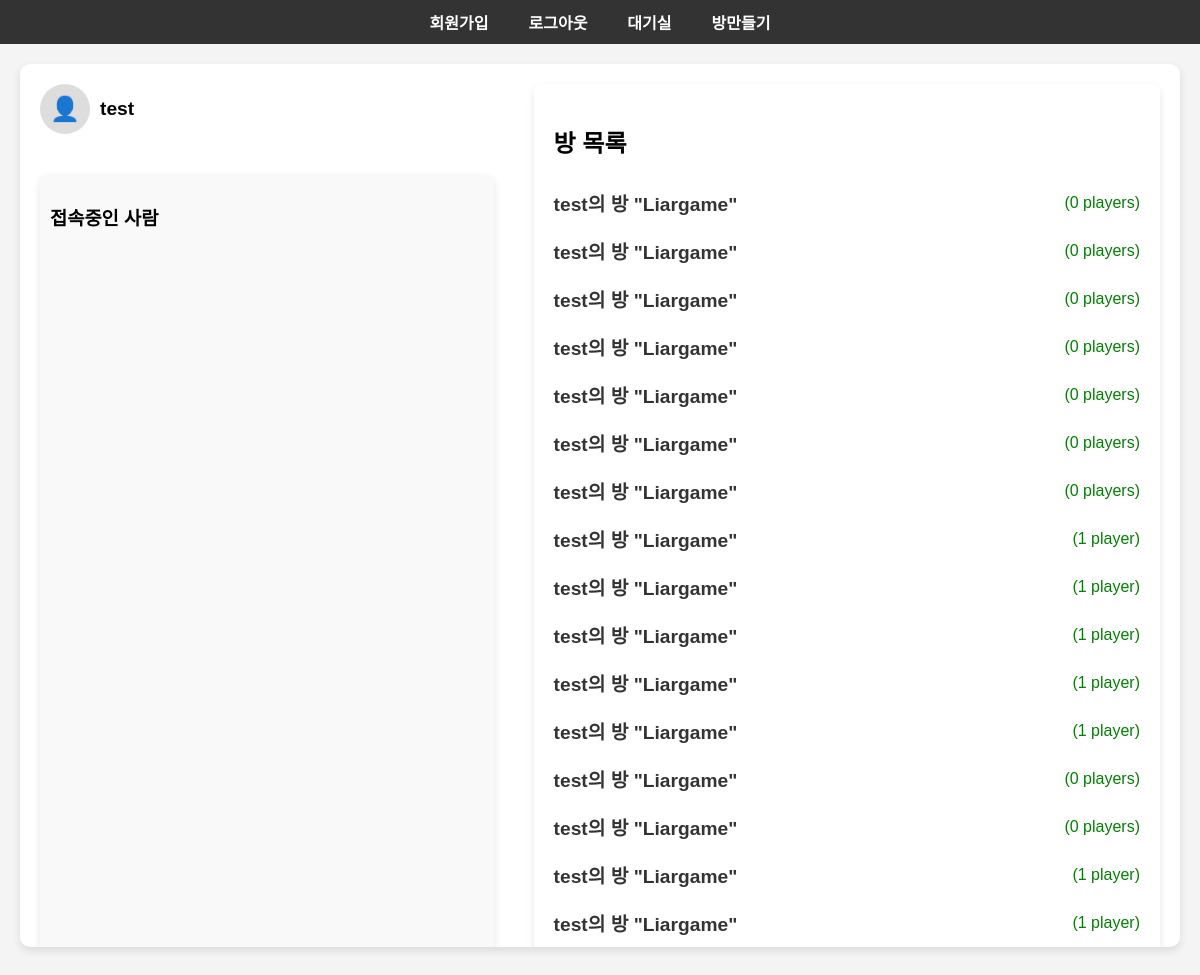
The app's page /liargame/game/ (signed in), older data.
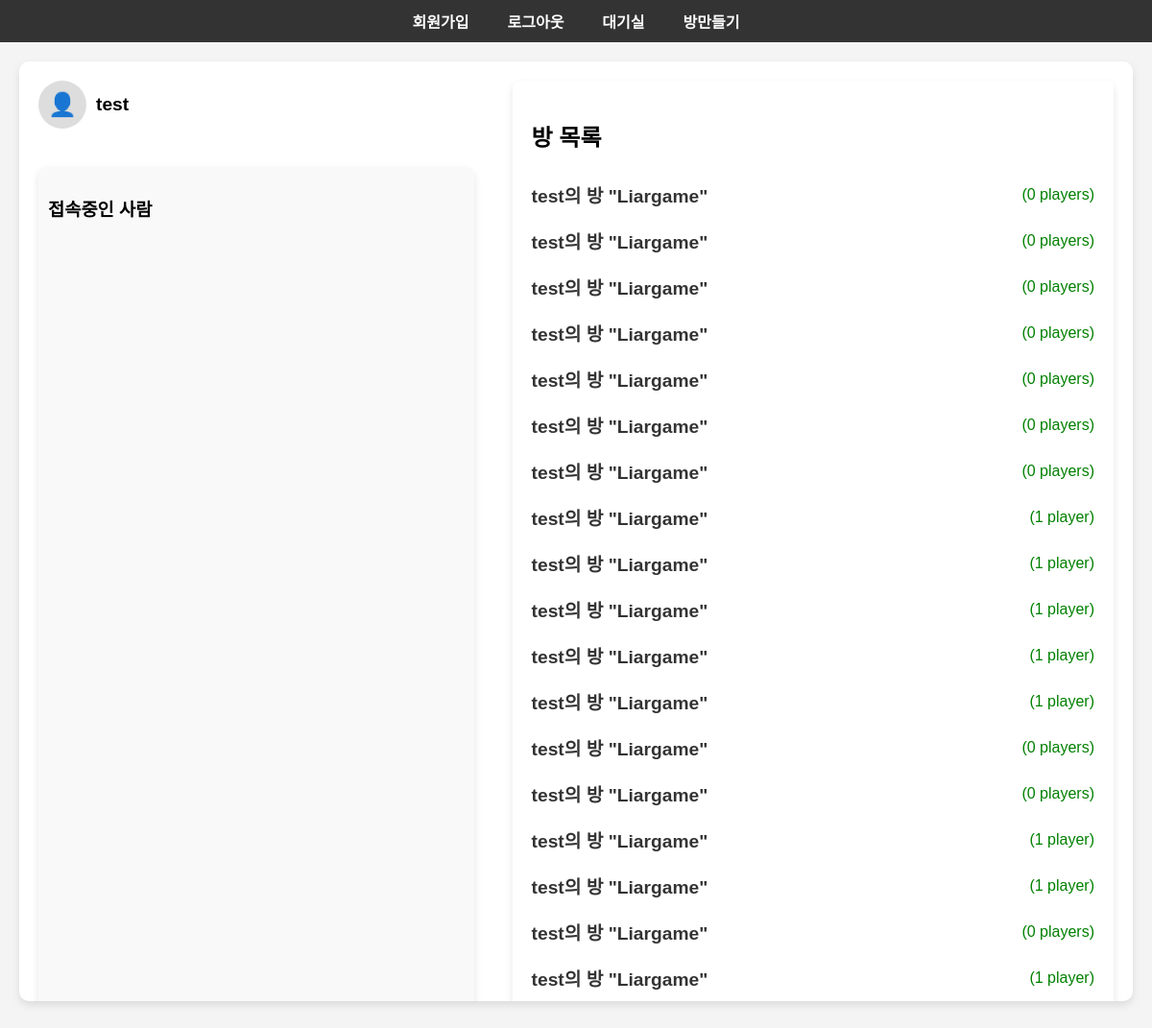
The same page, newer data.
### liargame/models.py (models this page shows, shortened)
class Room(models.Model):
    room_number = models.AutoField(primary_key=True)
    game_type = models.CharField(max_length=100)
    created_at = models.DateTimeField(auto_now_add=True)
    owner = models.ForeignKey('CustomUser', on_delete=models.CASCADE, null=True, blank=True, related_name='owned_rooms')
    players = models.ManyToManyField('CustomUser', related_name='rooms', blank=True)  # 플레이어들

class CustomUser(AbstractUser):
    nickname = models.CharField(max_length=50, unique=True)  # 사용자 닉네임
    room = models.OneToOneField(Room, null=True, blank=True, on_delete=models.SET_NULL, related_name='user')  # 'user' 그대로 사용

### liargame/views.py (the view)
# urls.py: path('game/', views.game, name='game'),  # 방 목록 페이지
@login_required
def game(request):
    rooms = Room.objects.all()
    username = request.user.nickname if request.user.is_authenticated else "익명"
    all_users = list(CustomUser.objects.values_list('nickname', flat=True).distinct())
    return render(request, 'liargame/game.html', {
        'username': username,
        'rooms': rooms,  # 방 정보 전달
        'all_users': all_users,
    })

### liargame/templates/liargame/game.html (shortened to what this page needs)
<!DOCTYPE html>
<html lang="en">
<head>
</head>
<body>
    <nav>
        <ul>
            <li><a href="{% url 'signup' %}">회원가입</a></li>
            {% if user.is_authenticated %}
                <li>
                    <a href="#" onclick="document.getElementById('logout-form').submit();">로그아웃</a>
                </li>
            {% else %}
                <li><a href="{% url 'signin' %}">로그인</a></li>
            {% endif %}
            <li><a href="{% url 'game' %}">대기실</a></li>
            <li><a href="{% url 'create_room' %}">방만들기</a></li>
        </ul>
    </nav>
    <div class="main-box">
        <div class="left-panel">
            <div class="nickname">
                <div class="profile-circle">👤</div>
                <div class="nickname-text">{{ username }}</div>
            </div>
            <div class="all-users">
                <h3>접속중인 사람</h3>
            </div>
        </div>
        <div class="right-panel">
            <div class="room-list">
                <h2>방 목록</h2>
                {% if rooms %}
                    {% for room in rooms %}
                        <a href="{% url 'room_detail' room_id=room.room_number %}" class="room-link">
                            <div class="room">
                                <div class="room-info">
                                    <strong>{{ room.owner.nickname }}의 방</strong>
                                    <span>"{{ room.game_type }}"</span>
                                </div>
                                <div class="room-players">
                                    ({{ room.players.count }} player{{ room.players.count|pluralize }})
                                </div>
                            </div>
                        </a>
                    {% endfor %}
                {% else %}
                    <p>아직 개설된 방이 없습니다.</p>
                {% endif %}
            </div>
        </div>
    </div>
</body>
</html>

Row changes from the older to the newer data that the page shows:
added Room: owner.nickname "test", game_type "Liargame", players.count "0"
added Room: owner.nickname "test", game_type "Liargame", players.count "1"
